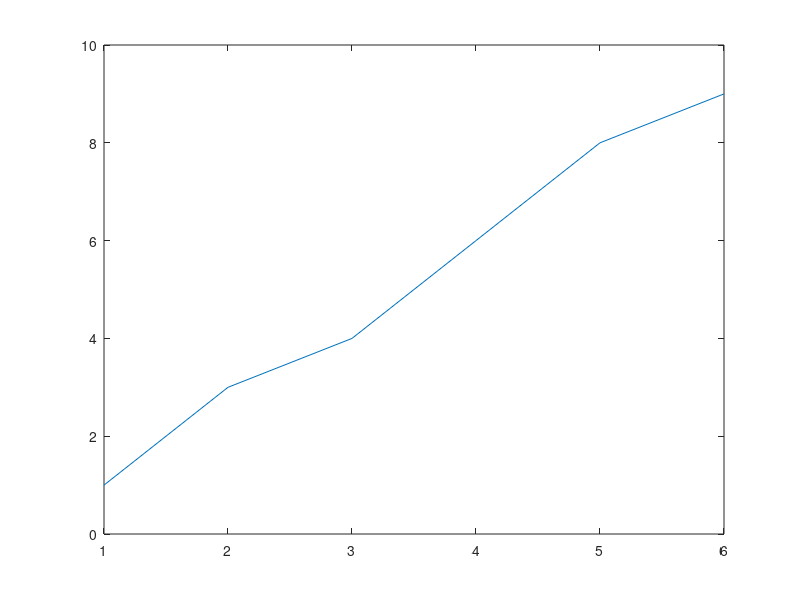

Here is the MATLAB script that generated this plot: (Note: this script raises an error after producing the figure.)
%
% Graph %
% type of graph plotting
% author : github.com/MRummanHasan
%
x = [1 3 4 6 8 9];
plot(x);
plot(x,y);
pie(x);
bar(x);
plot(x,'-*');